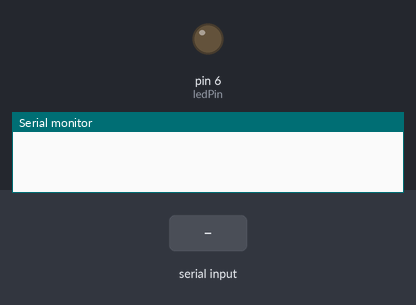
The sketch below on a simulated Arduino Uno, built with avr-gcc and run on an emulated ATmega328P. Shown: output pins drawn as LEDs (lit = HIGH), the last lines printed to the serial monitor. The inputs (shaded band) are chosen by the test bench.

Above: at 1.2 s.
1.3 s: "1" received over Serial
At 2.1 s:
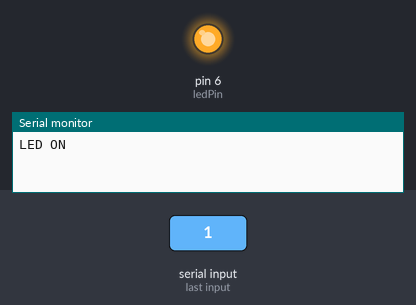
2.8 s: "0" received over Serial
At 3.3 s:
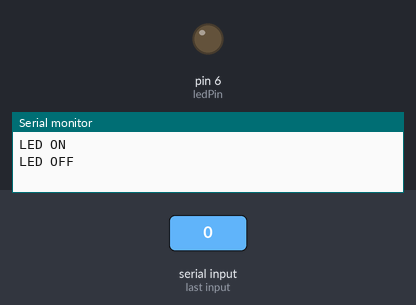
Timing chart, 0 to 5.8 s (numbered marks = the images above; inputs shaded):
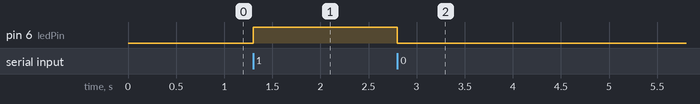

The sketch:

Task3-2.ino
```cpp
const int ledPin = 6;

void setup() {
  pinMode(ledPin, OUTPUT);

  Serial.begin(9600);
}

void loop() {
  // 如果 Serial 有收到資料
  if (Serial.available() > 0) {

    // 讀取一個字元
    char command = Serial.read();

    // 收到 '1' → LED 亮
    if (command == '1') {
      digitalWrite(ledPin, HIGH);
      Serial.println("LED ON");
    }

    // 收到 '0' → LED 滅
    else if (command == '0') {
      digitalWrite(ledPin, LOW);
      Serial.println("LED OFF");
    }
  }
}
```

Measured:
- after the input at 1.3 s, pin 6 (ledPin): LOW → HIGH at once
- after the input at 2.8 s, pin 6 (ledPin): HIGH → LOW at once
